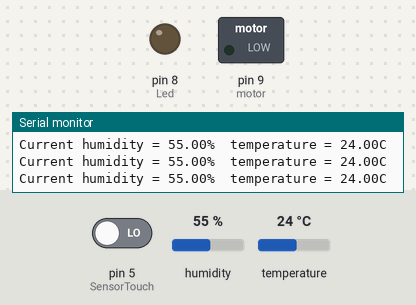
Simulated run of this sketch. Board: Arduino Uno, built with avr-gcc and run on an emulated ATmega328P. Shown: switched loads named in the sketch (green lamp = pin HIGH), output pins drawn as LEDs (lit = HIGH), the last lines printed to the serial monitor. Wiring (inferred from the names in the program): DHT11 sensor: data A0. The test bench sets the inputs (shaded band); at power-on: humidity 55 %, pin 5 (SensorTouch) LOW, temperature 24 °C.

Above: at 2.7 s.
2.8 s: humidity set to 71 %
5.8 s: humidity set to 74 %
At 7.0 s:
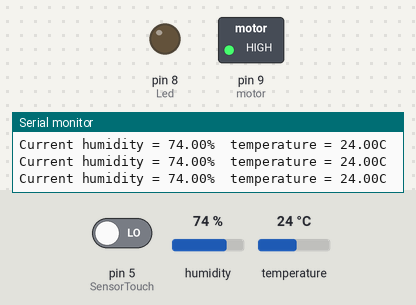
7.3 s: pin 5 (SensorTouch) driven HIGH
At 7.8 s:
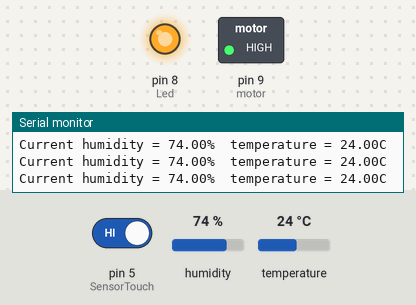
8.8 s: humidity set to 22 %
At 10.0 s:
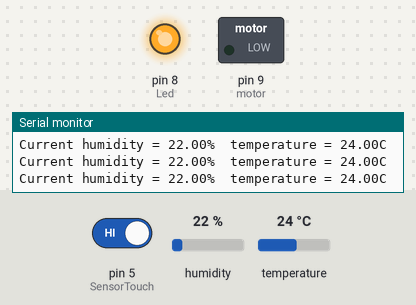
10.3 s: humidity set to 88 %
At 10.9 s:
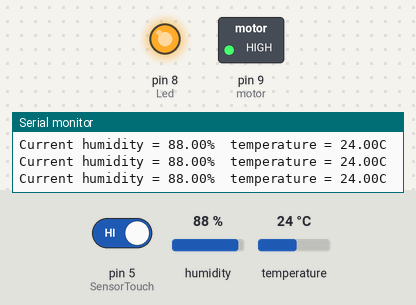
13.3 s: humidity set to 40 %
At 14.5 s:
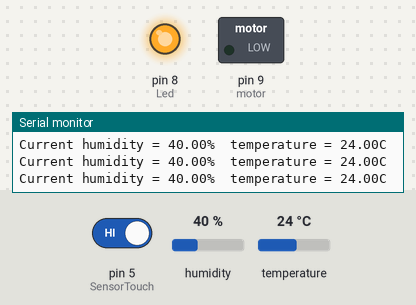
Timing chart, 0 to 16.3 s (numbered marks = the images above; inputs shaded):
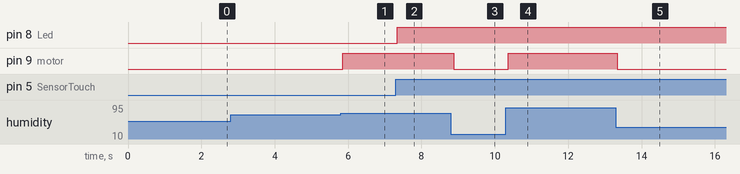

The sketch:

Ventilador-Leds.ino
```cpp
#define SensorTouch 5

int Led = 8;
int touch;

#include "dht.h"
#define dht_apin A0
dht DHT;
int humedad = 0;
int motor = 9;

void setup() {
  pinMode(SensorTouch,INPUT);
  pinMode(Led,OUTPUT);
  Serial.begin(9600);
  delay(500);//Delay to let system boot
  Serial.println("DHT11 Humidity & temperature Sensor\n\n");
  delay(1000);//Wait before accessing Sensor
  pinMode(motor,OUTPUT);
}

void loop() {
  DHT.read11(dht_apin);

    Serial.print("Current humidity = ");
    Serial.print(DHT.humidity);
    Serial.print("%  ");
    humedad = DHT.humidity;
    Serial.print("temperature = ");
    Serial.print(DHT.temperature);
    Serial.println("C  ");
    if(humedad >= 73.00){
      digitalWrite(motor,HIGH);
    }
    if (humedad < 73.00){
      digitalWrite(motor,LOW);
    }

  touch = digitalRead(SensorTouch);
  if (touch == HIGH){
    digitalWrite(Led,HIGH);
  }
  else {
    digitalWrite(Led,LOW);
  }
}
```

Measured:
- the behaviour switches between 72 and 73 % on humidity (found by bisection; images 0 and 1)
- after the input at 5.8 s, pin 9 (motor): LOW → HIGH after 0.06 s
- after the input at 7.3 s, pin 8 (Led): LOW → HIGH at once
- after the input at 8.8 s, pin 9 (motor): HIGH → LOW after 0.08 s
- after the input at 10.3 s, pin 9 (motor): LOW → HIGH after 0.07 s
- after the input at 13.3 s, pin 9 (motor): HIGH → LOW at once
